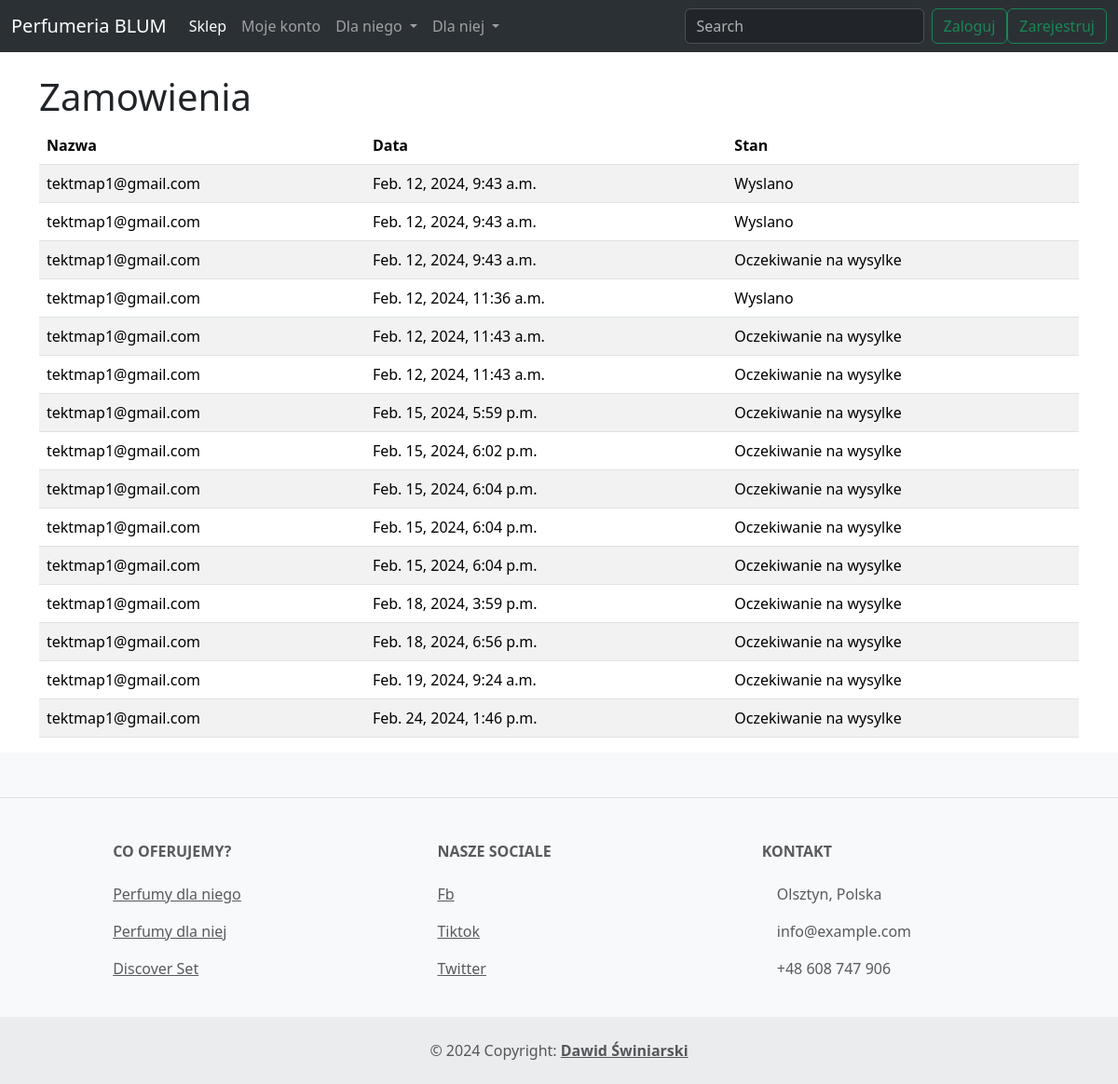
Page /my_orders/ (signed in) on the earlier database version.
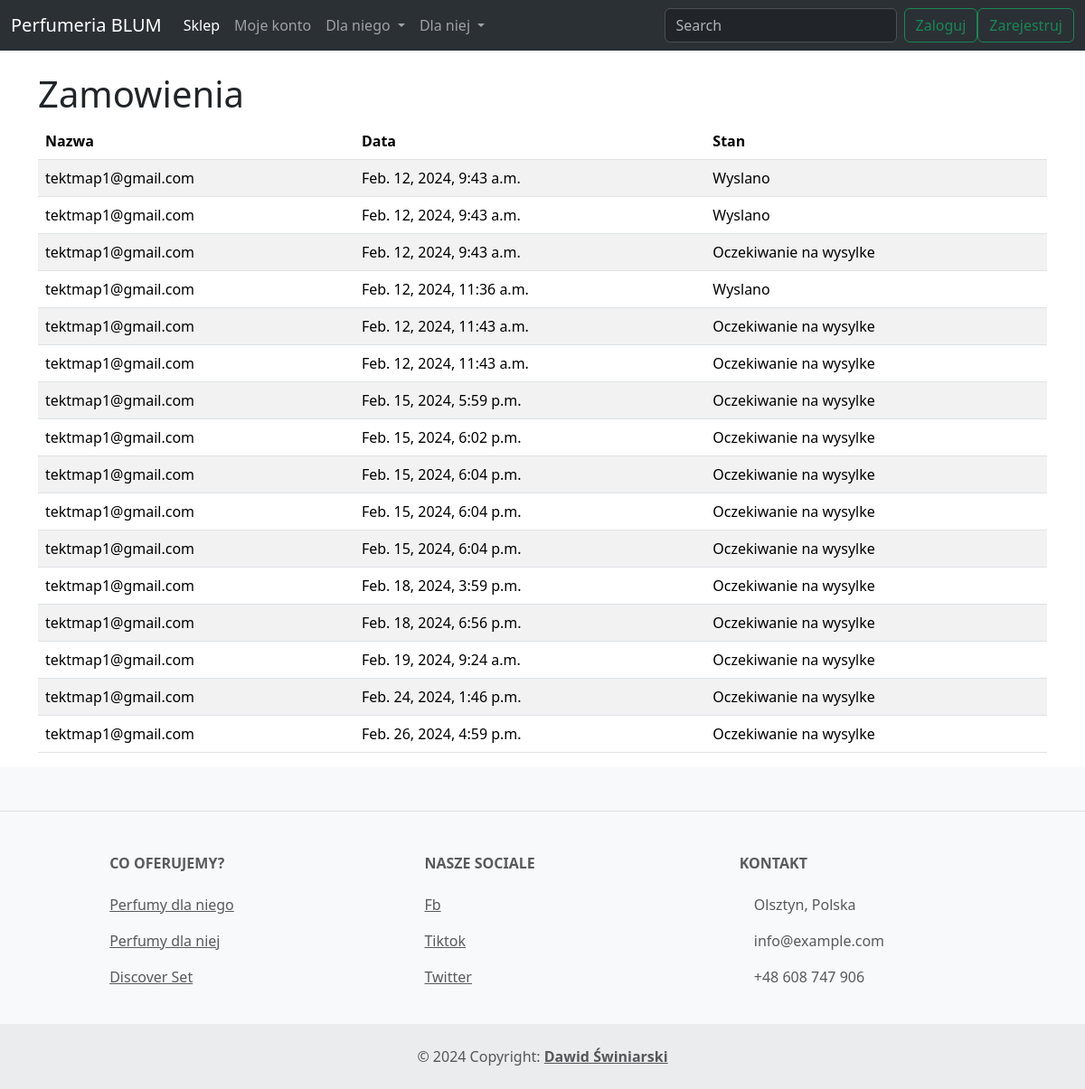
Same page on the later database version.
### product/models.py (models this page shows, shortened)
class Card(models.Model):
    user = models.ForeignKey(to=User, on_delete=models.CASCADE, default="", blank=True)
    quantity = models.IntegerField(default=1, blank=True)
    price = models.IntegerField(default=0)
    street = models.CharField(max_length=100, default="", blank=True)
    city = models.CharField(max_length=100, default="", blank=True)
    postal_code = models.CharField(max_length=6, default="", blank=True)
    phone_number = models.CharField(max_length=9, default="", blank=True)
    email = models.EmailField(default="", blank=True)
    first_name = models.CharField(max_length=50, default="", blank=True)
    last_name = models.CharField(max_length=50, default="", blank=True)
    promo_code = models.CharField(max_length=10, default="", blank=True)
    is_order = models.BooleanField(default=False, blank=True)
    date = models.DateTimeField(default=django.utils.timezone.now, blank=True)
    is_shipped = models.BooleanField(default=False)
    is_delivered = models.BooleanField(default=False)

### users/models.py (models this page shows)
class User(AbstractUser):
    address = models.CharField(max_length=50,default="")
    phone_number = models.IntegerField(default=0)
    USERNAME_FIELD = 'email'
    email = models.EmailField( unique=True)  # changes email to unique and blank to false
    REQUIRED_FIELDS = []  # removes email from REQUIRED_FIELDS

### product/views.py (the view)
# urls.py: path('my_orders/',UserOrders.as_view(),name='my_orders'),
class UserOrders(View):
    def get(self, request):
        orders = Card.objects.filter(user=request.user)
        context = {
            'orders': orders
        }
        return render(request, 'product/user_orderview.html', context=context)

### templates/product/user_orderview.html (shortened to what this page needs)
{% extends 'base.html' %}
{% block content %}
    <div class="container">
         <h1 class="mt-4">Zamowienia</h1>
            <div class="row">
                <div class="col-md-12">
                    <table class="table table-striped">
                        <thead>
                            <tr>
                                <th scope="col">Nazwa</th>
                                <th scope="col">Data</th>
                                <th scope="col">Stan</th>
                            </tr>
                        </thead>
                        <tbody>
                            {% for order in orders %}
                                <tr>
                                    <td>{{ order.user.email }}</td>
                                    <td>{{ order.date }}</td>
                                    {% if order.is_shipped %}
                                        <td>Wyslano</td>
                                    {% else %}
                                        <td>Oczekiwanie na wysylke</td>
                                    {% endif %}
                                </tr>
                            {% endfor %}
                        </tbody>
                    </table>
                </div>
        </div>
     </div>
{% endblock %}

Differences in the rows shown:
added Card: user.email "tektmap1@gmail.com", date "Feb. 26, 2024, 4:59 p.m.", is_shipped "Oczekiwanie na wysylke"
